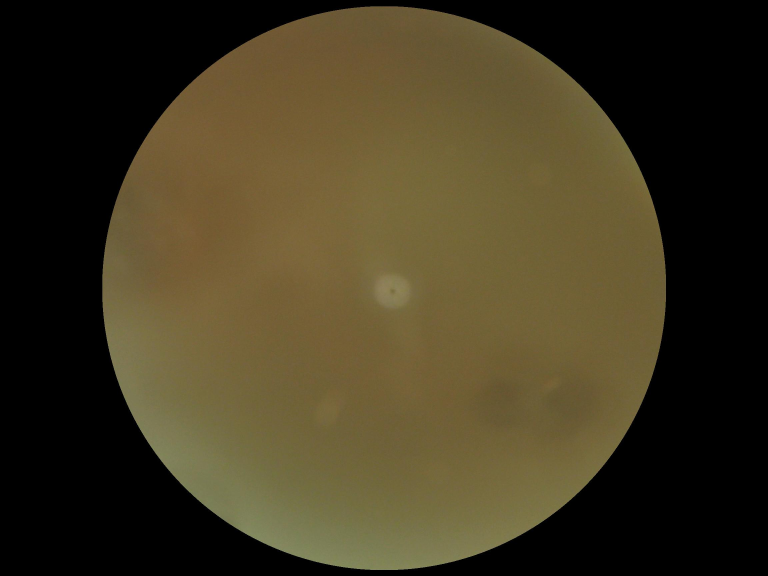
#> input picture YOLOv8-streamlit-app/temp_group_0_0.jpg, 2304 x 1728 px (shown at 1/3 size)
$ python add.py temp_group_0_0.jpg temp_group_0_0.jpg out.png
#> lines starting #> are read from the running program, lines starting #| are printed output that depends on the picture
import cv2
import sys
from pathlib import Path


def merge_images(left_img_path, right_img_path, output_path):
    """将两张图像水平拼接并保存到输出路径"""
#> called with left_img_path = 'temp_group_0_0.jpg', right_img_path = 'temp_group_0_0.jpg', output_path = 'out.png'
    # 读取图片
    left_img = cv2.imread(left_img_path)
#> left_img is the input picture: shape (1728, 2304, 3); mean B, G, R 32.9, 56.4, 65
    right_img = cv2.imread(right_img_path)

    # 检查图片是否成功读取
    if left_img is None:
        print(f"错误: 无法读取左侧图片 {left_img_path}")
        return False
    if right_img is None:
        print(f"错误: 无法读取右侧图片 {right_img_path}")
        return False

    # 确保图片高度相同，如果不同则调整右侧图片高度
    if left_img.shape[0] != right_img.shape[0]:
        print("警告: 图片高度不一致，正在调整右侧图片高度...")
        right_img = cv2.resize(right_img, (right_img.shape[1], left_img.shape[0]))

    try:
        # 水平拼接图片
        merged_img = cv2.hconcat([left_img, right_img])
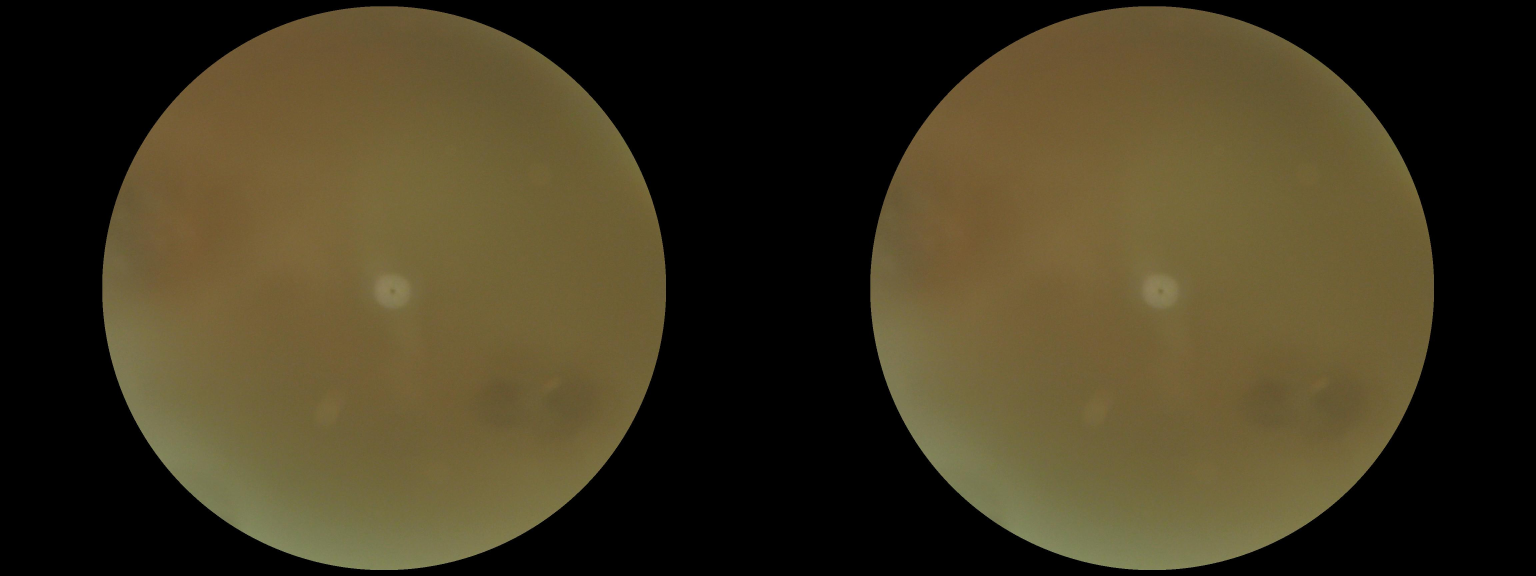
#> merged_img: shape (1728, 4608, 3) (shown at 1/3 size); mean B, G, R 32.9, 56.4, 65

        # 确保输出目录存在
        output_dir = Path(output_path).parent
        output_dir.mkdir(parents=True, exist_ok=True)

        # 保存合并后的图片
        success = cv2.imwrite(output_path, merged_img)
        if not success:
            print(f"错误: 无法保存合并后的图片到 {output_path}")
            return False

        print(f"成功: 图片已合并并保存到 {output_path}")
        return True

    except Exception as e:
        print(f"错误: 合并图片时发生异常 - {str(e)}")
        return False


if __name__ == "__main__":
    # 检查命令行参数
    if len(sys.argv) != 4:
        print("用法: python add.py <左侧图片路径> <右侧图片路径> <输出图片路径>")
        sys.exit(1)

    left_path = sys.argv[1]
    right_path = sys.argv[2]
    output_path = sys.argv[3]

    # 执行合并操作
    if not merge_images(left_path, right_path, output_path):
        sys.exit(1)
